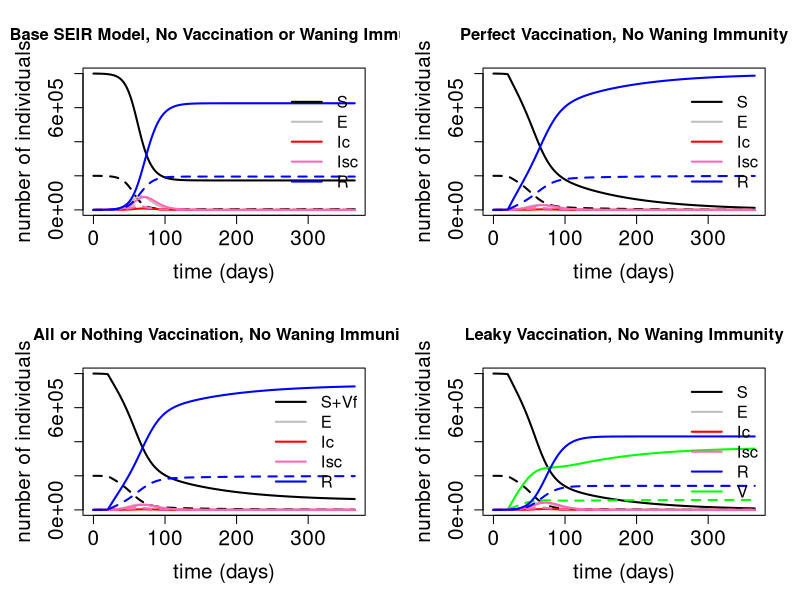
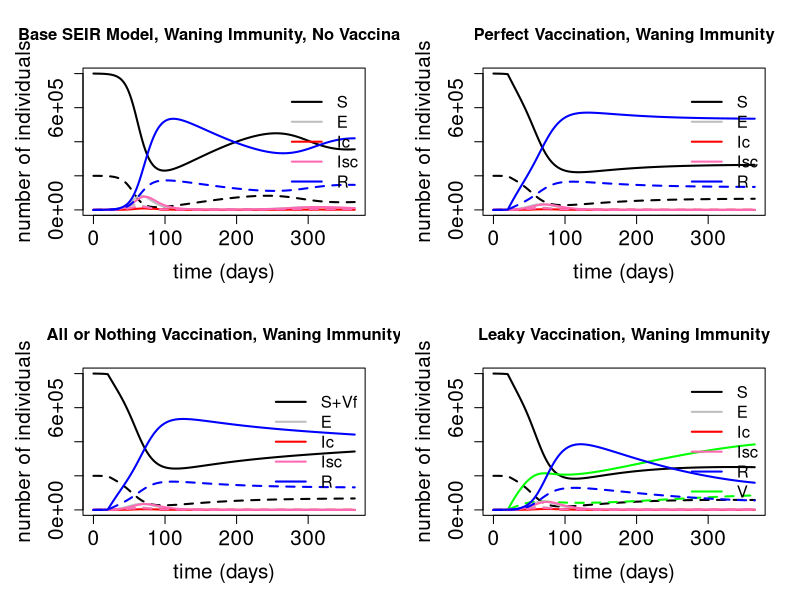
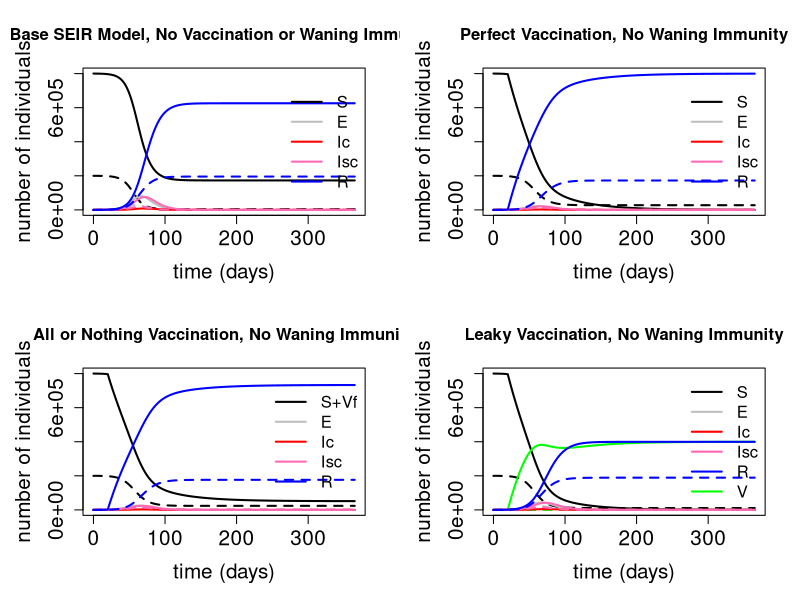
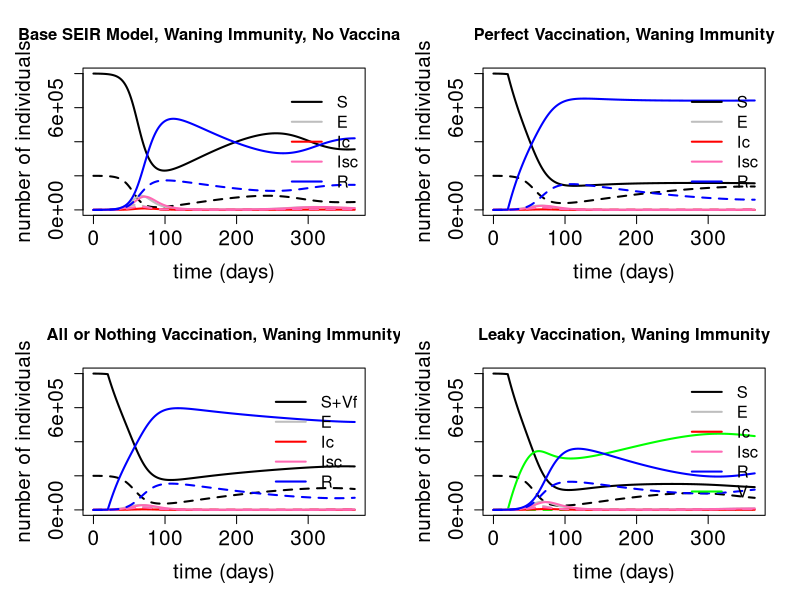
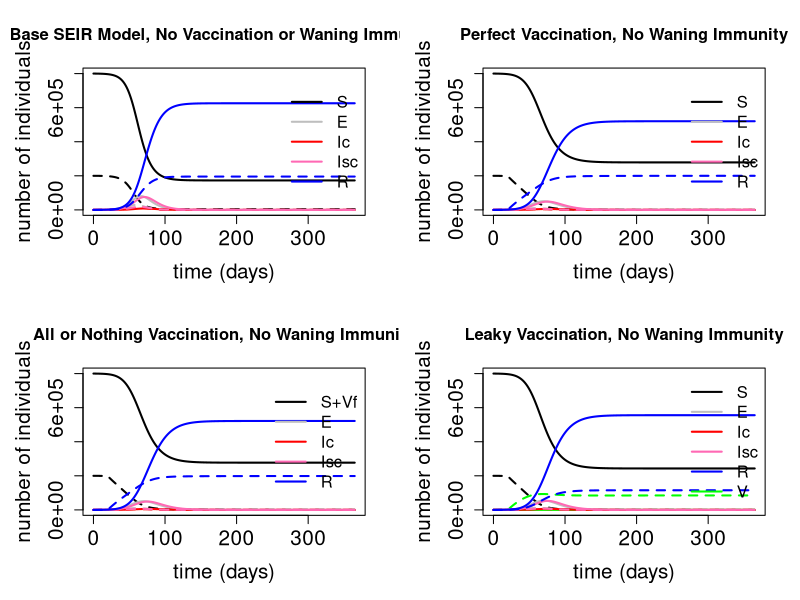
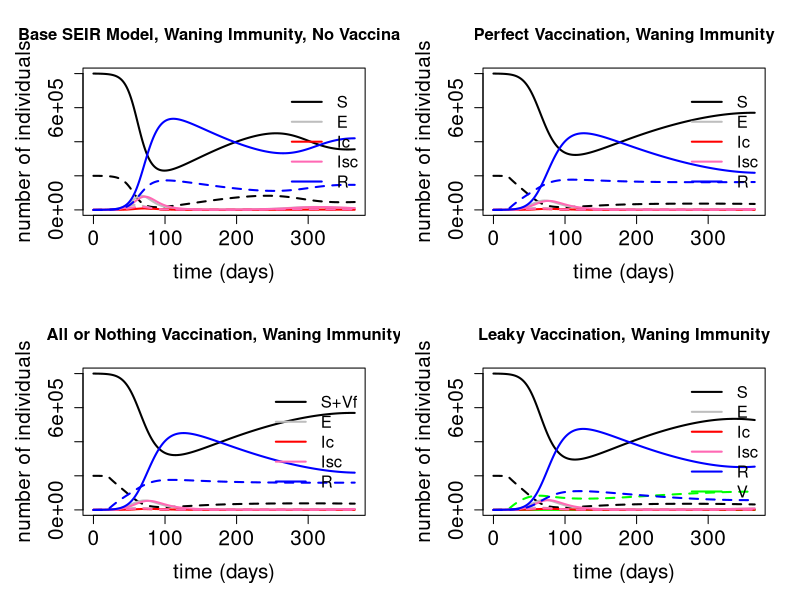
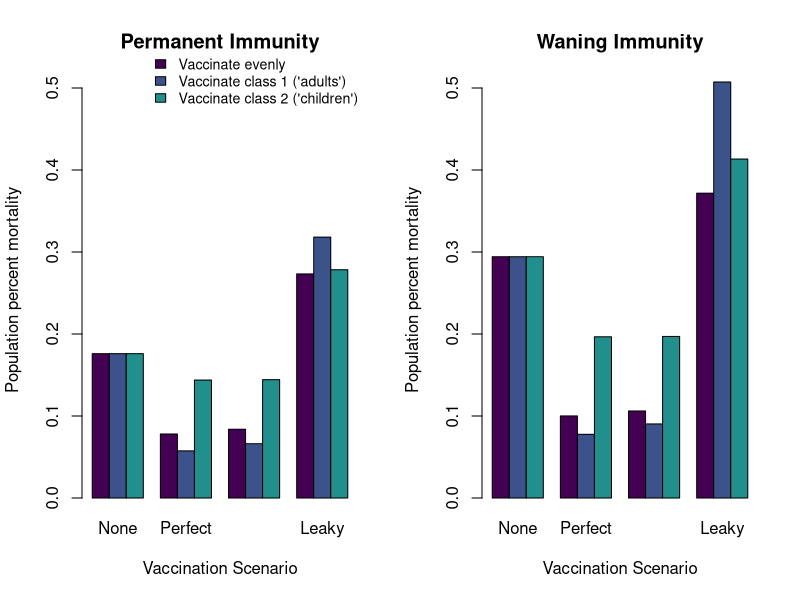

Reproduce these figures in R, in order.
### Age-structured SEIR of vaccination scenarios

setwd("C:/Users/mgalla9/Dropbox/Emory/Coronavirus/code")
setwd("C:/Users/molly/Dropbox/Emory/Coronavirus/code")
#install.packages('deSolve', 'viridis')
require(deSolve); require(viridis)

#########################			First, create and name the functions: base model - "SEIR" 
													# perfect vaccination - "Perfect"
													# all-or-nothing vaccination - "AllOrNothing"
													# leaky vaccination - "Leaky"
SEIR<-function(t,y,p){

	# specify the initial conditions, for each age class

	S = y[1:nAgeClasses]
	E = y[(nAgeClasses+1):(2*nAgeClasses)]
	Ic = y[(2*nAgeClasses+1):(3*nAgeClasses)]
	Isc = y[(3*nAgeClasses+1):(4*nAgeClasses)]
	R = y[(4*nAgeClasses+1):(5*nAgeClasses)]
	
	dX = c()	# vector to store the outputs

	with(as.list(p),{

	for(i in 1:nAgeClasses){

		# calculate the sum of contacts for the two infectious classes
		contactSumIc = 0; contactSumIsc = 0
		for(j in 1:nAgeClasses){
			contactSumIc = contactSumIc + C[i,j]*Ic[j]
			contactSumIsc = contactSumIsc + C[i,j]*Isc[j]
			}

		# equation for dS.dt:
		dX[i] = omega[i]*R[i] -beta[i]*S[i]*contactSumIc - alpha*beta[i]*S[i]*contactSumIsc - mu*S[i] 	

		#equation for dE.dt: 	
		dX[i+nAgeClasses] = beta[i]*S[i]*contactSumIc + alpha*beta[i]*S[i]*contactSumIsc - (sigma + mu)*E[i]

		#equation for dIc.dt:
		dX[i + 2*nAgeClasses] = nu[i]*sigma*E[i] - (gamma + rho[i] + mu)*Ic[i]

		#equation for dIsc.dt:
		dX[i + 3*nAgeClasses] = (1 - nu[i])*sigma*E[i] - (gamma + mu)*Isc[i]

		#equation for dR.dt:
		dX[i + 4*nAgeClasses] = gamma*Ic[i] + gamma*Isc[i] - omega[i]*R[i] - mu*R[i]


		} # closes the loop over age classes	
		
	return(list(dX)) 	
		}) # stops the parameter list		
	}	# closes the function


######### scenarios to consider: 

####  Scenario 1:

# perfect vaccination: all vaccinated individuals are fully and permanently immune; 
# still assuming no waning immunity from natural infection as well -
# so you could run this 'Perfect' function with the vaccination rate lambda set to zero
# to get the same result as the SEIR function

Perfect<-function(t,y,p){

	# specify the initial conditions, for each age class

	S = y[1:nAgeClasses]
	E = y[(nAgeClasses+1):(2*nAgeClasses)]
	Ic = y[(2*nAgeClasses+1):(3*nAgeClasses)]
	Isc = y[(3*nAgeClasses+1):(4*nAgeClasses)]
	R = y[(4*nAgeClasses+1):(5*nAgeClasses)]
	
	dX = c()	# vector to store the outputs

	with(as.list(p),{

	for(i in 1:nAgeClasses){

		vaccination_rate = c()
		if(t < tau){
			vaccination_rate = c(0, 0)
			}else{
			vaccination_rate = lambda
			}


		# calculate the sum of contacts for the two infectious classes
		contactSumIc = 0; contactSumIsc = 0
		for(j in 1:nAgeClasses){
			contactSumIc = contactSumIc + C[i,j]*Ic[j]
			contactSumIsc = contactSumIsc + C[i,j]*Isc[j]
			}

		# equation for dS.dt:
		dX[i] = omega[i]*R[i] - beta[i]*S[i]*contactSumIc - alpha*beta[i]*S[i]*contactSumIsc - vaccination_rate[i]*S[i] - mu*S[i]

		#equation for dE.dt: 	
		dX[i+nAgeClasses] = beta[i]*S[i]*contactSumIc + alpha*beta[i]*S[i]*contactSumIsc - (sigma + mu)*E[i]

		#equation for dIc.dt:
		dX[i + 2*nAgeClasses] = nu[i]*sigma*E[i] - (gamma + rho[i] + mu)*Ic[i]

		#equation for dIsc.dt:
		dX[i + 3*nAgeClasses] = (1 - nu[i])*sigma*E[i] - (gamma + mu)*Isc[i]

		#equation for dR.dt:
		dX[i + 4*nAgeClasses] = gamma*Ic[i] + gamma*Isc[i] + vaccination_rate[i]*S[i] - omega[i]*R[i] - mu*R[i] 


		} # closes the loop over age classes	
		
	return(list(dX)) 	
		}) # stops the parameter list		
	}	# closes the function


####  Scenario 2:
# Primary vaccine failure, also referred to as ``all-or-nothing'' vaccines or vaccines with some failure to take
# represent a scenario in which some proportion of vaccinated hosts receive perfect immunity, 
# but a subset of vaccinated hosts receive no protection whatsoever (Vf) and are just as easily infected as unvaccinated, susceptible hosts. 
# These vaccinated, yet still susceptible, hosts receive their own compartment to represent an inability to get revaccinated, 
# yet otherwise behave identically as $S_1$ hosts. Measles and rubella are an example of ``all-or-nothing'' vaccines \citep{Farrington2003}. 

AllOrNothing<-function(t,y,p){

	# specify the initial conditions, for each age class

	S = y[1:nAgeClasses]
	Vf = y[(nAgeClasses+1):(2*nAgeClasses)]
	E = y[(2*nAgeClasses+1):(3*nAgeClasses)]
	Ic = y[(3*nAgeClasses+1):(4*nAgeClasses)]
	Isc = y[(4*nAgeClasses+1):(5*nAgeClasses)]
	R = y[(5*nAgeClasses+1):(6*nAgeClasses)]
	
	dX = c()	# vector to store the outputs

	with(as.list(p),{

	for(i in 1:nAgeClasses){

		vaccination_rate = c()
		if(t < tau){
			vaccination_rate = c(0, 0)
			}else{
			vaccination_rate = lambda
			}


		# calculate the sum of contacts for the two infectious classes
		contactSumIc = 0; contactSumIsc = 0
		for(j in 1:nAgeClasses){
			contactSumIc = contactSumIc + C[i,j]*Ic[j]
			contactSumIsc = contactSumIsc + C[i,j]*Isc[j]
			}

		# equation for dS.dt:
		dX[i] = omega[i]*R[i] - beta[i]*S[i]*contactSumIc - alpha*beta[i]*S[i]*contactSumIsc - mu*S[i] - vaccination_rate[i]*S[i]

		# equation for dVf.dt:
		dX[i+nAgeClasses] = phi[i]*vaccination_rate[i]*S[i] - beta[i]*Vf[i]*contactSumIc - alpha*beta[i]*Vf[i]*contactSumIsc - mu*Vf[i]

		#equation for dE.dt: 	
		dX[i+2*nAgeClasses] = beta[i]*(S[i]+Vf[i])*contactSumIc + alpha*beta[i]*S[i]*contactSumIsc - (sigma + mu)*E[i]

		#equation for dIc.dt:
		dX[i + 3*nAgeClasses] = nu[i]*sigma*E[i] - (gamma + rho[i] + mu)*Ic[i]

		#equation for dIsc.dt:
		dX[i + 4*nAgeClasses] = (1 - nu[i])*sigma*E[i] - (gamma + mu)*Isc[i]

		#equation for dR.dt:
		dX[i + 5*nAgeClasses] = gamma*Ic[i] + gamma*Isc[i] + (1 - phi[i])*vaccination_rate[i]*S[i] - omega[i]*R[i] - mu*R[i]


		} # closes the loop over age classes	
		
	return(list(dX)) 	
		}) # stops the parameter list		
	}	# closes the function
	

####  Scenario 3:
# Leaky vaccines, or vaccines that fail in degree, are when vaccinated hosts are less likely to be infected upon contact with infected hosts 
# relative to unvaccinated hosts. 
# This could be modeled by adding some proportionality constant that represents vaccinated hosts' degree of protection from transmission. 
# Upon infection, however, they behave like unvaccinated hosts which are infected. 
# Pertussis and malaria vaccines are examples of leaky vaccines

Leaky<-function(t,y,p){

	# specify the initial conditions, for each age class

	S = y[1:nAgeClasses]
	V = y[(nAgeClasses+1):(2*nAgeClasses)]
	E = y[(2*nAgeClasses+1):(3*nAgeClasses)]
	Ic = y[(3*nAgeClasses+1):(4*nAgeClasses)]
	Isc = y[(4*nAgeClasses+1):(5*nAgeClasses)]
	R = y[(5*nAgeClasses+1):(6*nAgeClasses)]
	
	dX = c()	# vector to store the outputs

	with(as.list(p),{

	for(i in 1:nAgeClasses){

		vaccination_rate = c()
		if(t < tau){
			vaccination_rate = c(0, 0)
			}else{
			vaccination_rate = lambda
			}


		# calculate the sum of contacts for the two infectious classes
		contactSumIc = 0; contactSumIsc = 0
		for(j in 1:nAgeClasses){
			contactSumIc = contactSumIc + C[i,j]*Ic[j]
			contactSumIsc = contactSumIsc + C[i,j]*Isc[j]
			}

		# equation for dS.dt:
		dX[i] = omega[i]*(V[i] + R[i]) -beta[i]*S[i]*contactSumIc - alpha*beta[i]*S[i]*contactSumIsc - mu*S[i] - vaccination_rate[i]*S[i]

		# equation for dV.dt:
		dX[i+nAgeClasses] = vaccination_rate[i]*S[i] - (1 - theta[i])*beta[i]*V[i]*contactSumIc - alpha*(1 - theta[i])*beta[i]*V[i]*contactSumIsc - omega[i]*V[i] -mu*V[i]

		#equation for dE.dt: 	
		dX[i+2*nAgeClasses] = beta[i]*(S[i]+(1 - theta[i])*V[i])*contactSumIc + alpha*beta[i]*(S[i]+(1 - theta[i])*V[i])*contactSumIsc - (sigma + mu)*E[i]

		#equation for dIc.dt:
		dX[i + 3*nAgeClasses] = nu[i]*sigma*E[i] - (gamma + rho[i] + mu)*Ic[i]

		#equation for dIsc.dt:
		dX[i + 4*nAgeClasses] = (1 - nu[i])*sigma*E[i] - (gamma + mu)*Isc[i]

		#equation for dR.dt:
		dX[i + 5*nAgeClasses] = gamma*Ic[i] + gamma*Isc[i] - omega[i]*R[i] - mu*R[i] 

		} # closes the loop over age classes	
		
	return(list(dX)) 	
		}) # stops the parameter list		
	}	# closes the function


###########################################################################		End of functions
###########################################################################		

vacc_vals = array(dim = c(3, 2))
vacc_vals[1,] = c(0.01, 0.01)	# vaccinate evenly
vacc_vals[2,] = c(0.02, 0.0)	# vaccinate 'adults' - 
vacc_vals[3,] = c(0.0, 0.02)	# vaccinate 'children' - 

totalDeath = array(dim = c(3, 8))

ptm <- proc.time()
for(v in 1:3){

lambda = vacc_vals[v,]

##### Universal values:

nAgeClasses = 2
beta = c(0.2, 0.5); alpha = 0.2; mu = 0; sigma = 0.2; gamma = 0.18; rho = c(0.005, 0.00015)

nu = c(0.1, 0.4)

contacts = rep(5e-6, 4)
C = matrix(contacts, nrow = nAgeClasses, ncol = nAgeClasses)

minT = 0; maxT = 365; dt = 1

t = seq(from=minT,to=maxT,by=dt)  # creating the vector of time for output

S0 = 1000000 #330000000
E0 = 500 #100
Ic0 = 0
Isc0 = 0
R0 = 100
V0 = 0

# proportion of the population in each class:
classProportions = c(0.8, 0.2)  # 80% adults, 20% children

###### Values for different scenarios:

# for vaccination models:
tau = 20 # delay before vaccination starts; prior to this, lambda = 0

# for primary vaccine failure
phi = c(0.15, 0.02) # vaccine failure rate, phi

# for 'leaky' vaccines
theta = c(0.60, 0.90) # degree of risk reduction as a result of vaccination

# finally, for waning immunity:
waningOff = c(0, 0)	# waning immunity rate
waningOn = c(0.005, 0.005)	# waning immunity rate


##### Base model:
	
initialConditions = c(S0*classProportions[1], S0*classProportions[2], 
			    E0*classProportions[1], E0*classProportions[2],
			    0, 0, 0, 0, 0, 0)	# ordered by S[1]...S[nAgeClasses], then E[1]...E[nAgeClasses],etc

maxN = sum(initialConditions)*classProportions[1]


p = list(beta, C, alpha, mu, sigma, nu, gamma, rho, omega=waningOff)		 # creating the LIST of parameter values
p_wane = list(beta, C, alpha, mu, sigma, nu, gamma, rho, omega = waningOn)


# run the simulations:
SEIR_out = ode(y=initialConditions, times=t, func=SEIR, parms=p, method = 'ode45') # run the ode solver
sum(SEIR_out[max(t),2:11]) + sum(rho[1]*SEIR_out[,6]) + sum(rho[2]*SEIR_out[,7]) - sum(initialConditions)

SEIR_wane = ode(y=initialConditions, times=t, func=SEIR, parms=p_wane, method = 'ode45') # run the ode solver


##### Perfect vaccination model:

p = list(beta, C, alpha, mu, sigma, nu, gamma, rho, lambda, tau, omega=waningOff)		 # creating the LIST of parameter values
p_wane = list(beta, C, alpha, mu, sigma, nu, gamma, rho, lambda, tau, omega=waningOn)		 # creating the LIST of parameter values

# run the simulation:

Perfect_out = ode(y=initialConditions, times=t, func=Perfect, parms=p, method = 'ode45') # run the ode solver
Perfect_wane = ode(y=initialConditions, times=t, func=Perfect, parms=p_wane, method = 'ode45') # run the ode solver


##### All-Or-Nothing vaccination model:

initialConditions_AllOrNothing = c(S0*classProportions[1], S0*classProportions[2], 
			    0, 0,
			    E0*classProportions[1], E0*classProportions[2],
			    0, 0, 0, 0, 0, 0)	# ordered by S[1]...S[nAgeClasses], Vf[1]...Vf[nAgeClasses], then E[1]...E[nAgeClasses],etc

p = list(beta, C, alpha, mu, sigma, nu, gamma, rho, lambda, tau, phi, omega=waningOff)		 # creating the LIST of parameter values
p_wane = list(beta, C, alpha, mu, sigma, nu, gamma, rho, lambda, tau, phi, omega=waningOn)		 # creating the LIST of parameter values

# run the simulation:

AllOrNothing_out = ode(y=initialConditions_AllOrNothing, times=t, func=AllOrNothing, parms=p, method = 'ode45') # run the ode solver
AllOrNothing_wane = ode(y=initialConditions_AllOrNothing, times=t, func=AllOrNothing, parms=p_wane, method = 'ode45') # run the ode solver


##### Leaky vaccination model:

initialConditions_Leaky = c(S0*classProportions[1], S0*classProportions[2], 
			    0, 0, 
			    E0*classProportions[1], E0*classProportions[2],
			    0, 0, 0, 0, 0, 0)	# ordered by S[1]...S[nAgeClasses], V[1]...V[nAgeClasses], then E[1]...E[nAgeClasses],etc

p = list(beta, C, alpha, mu, sigma, nu, gamma, rho, lambda, tau, theta, omega=waningOff)		 # creating the LIST of parameter values
p_wane = list(beta, C, alpha, mu, sigma, nu, gamma, rho, lambda, tau, theta, omega=waningOn)		 # creating the LIST of parameter values

# run the simulation:	

Leaky_out = ode(y=initialConditions_Leaky, times=t, func=Leaky, parms=p, method = 'ode45') # run the ode solver
Leaky_wane = ode(y=initialConditions_Leaky, times=t, func=Leaky, parms=p_wane, method = 'ode45') # run the ode solver



###########################################################################		Plot the results

cols = c("black", "gray", "red", "hotpink", "blue", "green")
outnames = c("Base SEIR Model, No Vaccination or Waning Immunity", 
		"Base SEIR Model, Waning Immunity, No Vaccination", 
		"Perfect Vaccination, No Waning Immunity", 
		"Perfect Vaccination, Waning Immunity", 
		"All or Nothing Vaccination, No Waning Immunity", 
		"All or Nothing Vaccination, Waning Immunity", 
		"Leaky Vaccination, No Waning Immunity", 
		"Leaky Vaccination, Waning Immunity") 

outarray = array(dim = c(length(outnames), length(t), ncol(Leaky_wane)))
outarray[1,,1:ncol(SEIR_out)] = SEIR_out
outarray[2,,1:ncol(SEIR_wane)] = SEIR_wane
outarray[3,,1:ncol(Perfect_out)] = Perfect_out
outarray[4,,1:ncol(Perfect_wane)] = Perfect_wane
outarray[5,,1:ncol(AllOrNothing_out)] = AllOrNothing_out
outarray[6,,1:ncol(AllOrNothing_wane)] = AllOrNothing_wane
outarray[7,,1:ncol(Leaky_out)] = Leaky_out
outarray[8,,1:ncol(Leaky_wane)] = Leaky_wane


### for i = 1, no waning immunity; for i = 2, immunity wanes

par(mfrow = c(2, 2))
old_mar = par("mar")
par(mar = c(5.1, 5, 4.1, 2.1))

totalIc_1 = c(); totalIc_2 = c()
deaths_1 = c(); deaths_2 = c()

for(i in 1:2){
	j = c()
	names = c()
	if(i==1){
		j = c(1, 3, 5, 7)
		}else{
		j = c(2, 4, 6, 8)
		}

	names = c(outnames[j[1]], outnames[j[2]], outnames[j[3]], outnames[j[4]])

	# plot the base model:
	output = outarray[j[1],,]

	totalIc_1 = c(totalIc_1, dt*sum(nu[1]*sigma*output[,4]))
	totalIc_2 = c(totalIc_2, dt*sum(nu[2]*sigma*output[,5]))
	deaths_1 = c(deaths_1, dt*sum(rho[1]*output[,6]))
	deaths_2 = c(deaths_2, dt*sum(rho[2]*output[,7]))

	plot(t, output[,2], xlab = "time (days)", ylab = "number of individuals", lty = "solid", col = cols[1],
		lwd = 2,  type = "l", cex.axis = 1.5, cex.lab = 1.5, ylim = c(0,maxN+1), main = names[1])
	lines(t, output[,3], lty = "dashed", col = cols[1], lwd = 2,  type = "l")
	lines(t, output[,4], lty = 'solid', col = cols[2], lwd = 2, type = "l")
	lines(t, output[,5], lty = 'dashed', col = cols[2], lwd = 2, type = "l")
	lines(t, output[,6], lty = 'solid', col = cols[3], lwd = 2, type = "l")
	lines(t, output[,7], lty = 'dashed', col = cols[3], lwd = 2, type = "l")
	lines(t, output[,8], lty = 'solid', col = cols[4], lwd = 2, type = "l")
	lines(t, output[,9], lty = 'dashed', col = cols[4], lwd = 2, type = "l")
	lines(t, output[,10], lty = 'solid', col = cols[5], lwd = 2, type = "l")
	lines(t, output[,11], lty = 'dashed', col = cols[5], lwd = 2, type = "l")

	legend("right", legend = c("S", "E", "Ic", "Isc", "R"), col = cols, lwd = 2,  cex = 1.2, bty = "n")
	legend(35, 300, legend = c("age class 1", "age class 2"), col = 'black', lty = c(1, 2), lwd = 2, cex = 1.2, bty = "n")

	### end base model figure


	##### Scenario 1: perfect vaccination
	output = outarray[j[2],,]

	totalIc_1 = c(totalIc_1, dt*sum(nu[1]*sigma*output[,4]))
	totalIc_2 = c(totalIc_2, dt*sum(nu[2]*sigma*output[,5]))
	deaths_1 = c(deaths_1, dt*sum(rho[1]*output[,6]))
	deaths_2 = c(deaths_2, dt*sum(rho[2]*output[,7]))

	plot(t, output[,2], xlab = "time (days)", ylab = "number of individuals", lty = "solid", col = cols[1],
		lwd = 2,  type = "l", cex.axis = 1.5, cex.lab = 1.5, ylim = c(0,maxN+1), main = names[2])
	lines(t, output[,3], lty = "dashed", col = cols[1], lwd = 2,  type = "l")
	lines(t, output[,4], lty = 'solid', col = cols[2], lwd = 2, type = "l")
	lines(t, output[,5], lty = 'dashed', col = cols[2], lwd = 2, type = "l")
	lines(t, output[,6], lty = 'solid', col = cols[3], lwd = 2, type = "l")
	lines(t, output[,7], lty = 'dashed', col = cols[3], lwd = 2, type = "l")
	lines(t, output[,8], lty = 'solid', col = cols[4], lwd = 2, type = "l")
	lines(t, output[,9], lty = 'dashed', col = cols[4], lwd = 2, type = "l")
	lines(t, output[,10], lty = 'solid', col = cols[5], lwd = 2, type = "l")
	lines(t, output[,11], lty = 'dashed', col = cols[5], lwd = 2, type = "l")

	legend("right", legend = c("S", "E", "Ic", "Isc", "R"), col = cols, lwd = 2,  cex = 1.2, bty = "n")
	legend(35, 300, legend = c("age class 1", "age class 2"), col = 'black', lty = c(1, 2), lwd = 2, cex = 1.2, bty = "n")


	##### Scenario 2: all-or-nothing vaccination
	output = outarray[j[3],,]

	totalIc_1 = c(totalIc_1, dt*sum(nu[1]*sigma*output[,6]))
	totalIc_2 = c(totalIc_2, dt*sum(nu[2]*sigma*output[,7]))
	deaths_1 = c(deaths_1, dt*sum(rho[1]*output[,8]))
	deaths_2 = c(deaths_2, dt*sum(rho[2]*output[,9]))

	plot(t, output[,2]+output[,4], xlab = "time (days)", ylab = "number of individuals", lty = "solid", col = cols[1],
		lwd = 2,  type = "l", cex.axis = 1.5, cex.lab = 1.5, ylim = c(0,maxN+1), main = names[3])
	lines(t, output[,3]+output[,5], lty = "dashed", col = cols[1], lwd = 2,  type = "l")
	lines(t, output[,6], lty = 'solid', col = cols[2], lwd = 2, type = "l")
	lines(t, output[,7], lty = 'dashed', col = cols[2], lwd = 2, type = "l")
	lines(t, output[,8], lty = 'solid', col = cols[3], lwd = 2, type = "l")
	lines(t, output[,9], lty = 'dashed', col = cols[3], lwd = 2, type = "l")
	lines(t, output[,10], lty = 'solid', col = cols[4], lwd = 2, type = "l")
	lines(t, output[,11], lty = 'dashed', col = cols[4], lwd = 2, type = "l")
	lines(t, output[,12], lty = 'solid', col = cols[5], lwd = 2, type = "l")
	lines(t, output[,13], lty = 'dashed', col = cols[5], lwd = 2, type = "l")

	legend("right", legend = c("S+Vf", "E", "Ic", "Isc", "R"), col = cols, lwd = 2,  cex = 1.2, bty = "n")
	legend(35, 300, legend = c("age class 1", "age class 2"), col = 'black', lty = c(1, 2), lwd = 2, cex = 1.2, bty = "n")


	##### Scenario 3: leaky vaccination
	output = outarray[j[4],,]

	totalIc_1 = c(totalIc_1, dt*sum(nu[1]*sigma*output[,6]))
	totalIc_2 = c(totalIc_2, dt*sum(nu[2]*sigma*output[,7]))
	deaths_1 = c(deaths_1, dt*sum(rho[1]*output[,8]))
	deaths_2 = c(deaths_2, dt*sum(rho[1]*output[,9]))

	plot(t, output[,2], xlab = "time (days)", ylab = "number of individuals", lty = "solid", col = cols[1],
		lwd = 2,  type = "l", cex.axis = 1.5, cex.lab = 1.5, ylim = c(0,maxN+1), main = names[4])
	lines(t, output[,3], lty = "dashed", col = cols[1], lwd = 2,  type = "l")

	lines(t, output[,4], lty = 'solid', col = cols[6], lwd = 2, type = "l")	# V[1]
	lines(t, output[,5], lty = 'dashed', col = cols[6], lwd = 2, type = "l")# V[2]

	lines(t, output[,6], lty = 'solid', col = cols[2], lwd = 2, type = "l")
	lines(t, output[,7], lty = 'dashed', col = cols[2], lwd = 2, type = "l")
	lines(t, output[,8], lty = 'solid', col = cols[3], lwd = 2, type = "l")
	lines(t, output[,9], lty = 'dashed', col = cols[3], lwd = 2, type = "l")
	lines(t, output[,10], lty = 'solid', col = cols[4], lwd = 2, type = "l")
	lines(t, output[,11], lty = 'dashed', col = cols[4], lwd = 2, type = "l")
	lines(t, output[,12], lty = 'solid', col = cols[5], lwd = 2, type = "l")
	lines(t, output[,13], lty = 'dashed', col = cols[5], lwd = 2, type = "l")

	legend("right", legend = c("S", "E", "Ic", "Isc", "R", "V"), col = cols, lwd = 2,  cex = 1.2, bty = "n")
	legend(35, 300, legend = c("age class 1", "age class 2"), col = 'black', lty = c(1, 2), lwd = 2, cex = 1.2, bty = "n")

	}	# end loop over i (immune waning off/on)

############################################ End plots


### store death terms for outer plot:

totalDeath[v,] = 100*(deaths_1 + deaths_2)/sum(initialConditions)

} # close loop over vaccination options

proc.time() - ptm

###

cols = viridis(n=3, begin = 0, end = 0.5)
cols = rep(c(cols[1], cols[2], cols[3]), 4)

legendnames = c("Vaccinate evenly", "Vaccinate class 1 ('adults')", "Vaccinate class 2 ('children')")
deaths = totalDeath
colnames(deaths) = rep(c("None", "Perfect", "All-or-Nothing", "Leaky"), nAgeClasses)

pdf("example_results.pdf", width=11, height = 5)
par(mfrow = c(1, 2))
barplot(deaths[,1:4], ylim = c(0, max(deaths)), beside = T, legend = legendnames, args.legend = list(x=17, y = 0.55, cex = 0.85, bty = "n"), main = "Permanent Immunity", xlab = "Vaccination Scenario", ylab = "Population percent mortality", col=cols)
barplot(deaths[,5:8], ylim = c(0, max(deaths)), beside = T, main = "Waning Immunity", xlab = "Vaccination Scenario", ylab = "Population percent mortality", col=cols)
dev.off()

### end
